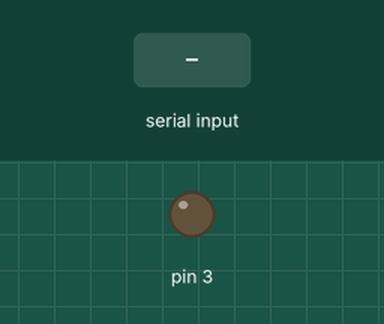
This sketch was run on a simulated Arduino Mega 2560, built with avr-gcc and run on an emulated ATmega2560. On the bench: output pins drawn as LEDs (lit = HIGH). The test bench sets the inputs (shaded band).

Above: at 1.2 s.
1.3 s: "2" received over the second serial link
At 2.5 s:
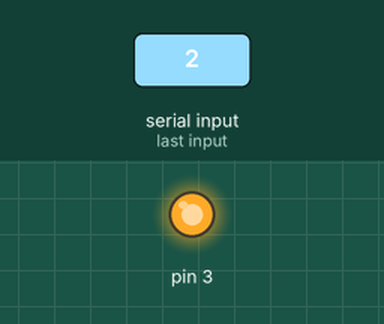
2.8 s: "1" received over the second serial link
At 3.8 s:
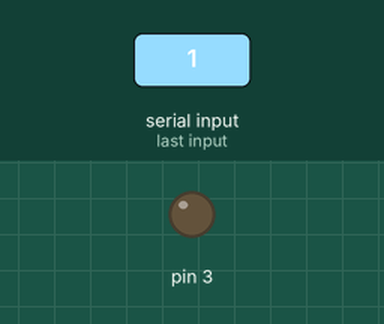
Timing chart, 0 to 5.8 s (numbered marks = the images above; inputs shaded):
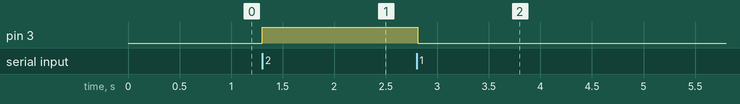

The sketch:

MiddleFio.ino
```cpp
#include "MotorControls.h"
MotorControls midLilyPad(3);
bool on = false;

int bufferSize = 100;
byte readBuffer[100];
byte lastByte = 0;

void setup(){
  //SERIAL1 NOT SERIAL
  //SERIAL1 FOR FIO V3, SERIAL FOR ARDUINO LILYPAD
  Serial1.begin(57600);

}

void loop(){

  int toRead = Serial1.available();
  if(toRead > 0){
    while(toRead > bufferSize){
      Serial1.readBytes(readBuffer, bufferSize);
      toRead = toRead - bufferSize;
    }

    Serial1.readBytes(readBuffer, toRead);
    lastByte = readBuffer[toRead - 1];

  }

  if(lastByte & 2){
    midLilyPad.triggerMotor(false, midLilyPad.getMotor(), 255, 250);


  }
  else {
    midLilyPad.triggerMotor(true, midLilyPad.getMotor(), 255, 250);

  }

   delay(10);
}
```

MotorControls.cpp
```cpp
#include "Arduino.h"
#include "MotorControls.h"

MotorControls::MotorControls(int m){
	motor = m;
        pinMode(motor, OUTPUT);
}

void MotorControls::triggerMotor(bool on, int motorNum, int intensity, int duration){
	if(on){
              analogWrite(motorNum, 0);

        }
  else{
              analogWrite(motorNum, intensity);


        }
	//delay(duration);
	//analogWrite(motorNum, 0);
}

void MotorControls::vibrate(bool left, bool right, bool center, int lint, int rint, int cint, int duration){

}

int MotorControls::getMotor(){
       return motor;
}
```

MotorControls.h
```cpp
#ifndef MotorControls_h
#define MotorControls_h

#include "Arduino.h"

class MotorControls{
	public:
	MotorControls(int m);
	void triggerMotor(bool on, int motorNum, int intensity, int duration);
	void vibrate(bool left, bool right, bool center, int lint, int rint, int cint, int duration);
        int getMotor();


	private:
	int motor;


};

#endif
```

Measured:
- after the input at 1.3 s, pin 3: LOW → HIGH at once
- after the input at 2.8 s, pin 3: HIGH → LOW at once
